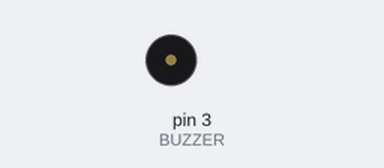
A sketch run on a simulated Arduino Uno, built with avr-gcc and run on an emulated ATmega328P. On the bench: buzzer (waves = sounding). What the sketch prints to the serial monitor is not drawn.

Above: at 1.3 s.
At 5.03 s:
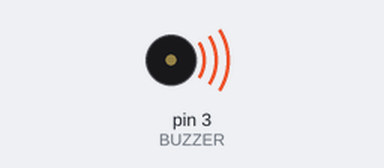
Timing chart, 0 to 5.5 s (numbered marks = the images above):
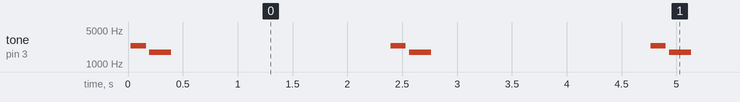

The sketch:

buzzer_test.ino
```cpp
/*
 * Passive buzzer test — pin 3
 * ---------------------------
 * Plays the POS / card-terminal "payment accepted" chime on a loop: a two-tone
 * "dee-doo". A PASSIVE buzzer (piezo) has no oscillator of its own, so we feed
 * it a frequency with tone() — that's what lets us pick the two pitches.
 *
 * Wiring:
 *   Buzzer (+)  ->  D3
 *   Buzzer (-)  ->  GND
 *
 * Open Serial Monitor @ 9600 baud to follow along.
 */

#define BUZZER 3

// Two notes: "dee" (higher) then "doo" (lower) = the classic descending chime.
// For a rising "approved!" feel instead, just swap these two values.
#define NOTE_DEE 2349  // D7
#define NOTE_DOO 1760  // A6

// Play one frequency for `durMs`, then a short gap.
void note(int freq, int durMs, int gapMs) {
  tone(BUZZER, freq, durMs);
  delay(durMs + gapMs);  // tone() is non-blocking, so wait it out ourselves
}

// "dee-doo" payment chime.
void paymentChime() {
  note(NOTE_DEE, 140, 30);
  note(NOTE_DOO, 200, 0);
  noTone(BUZZER);
}

void setup() {
  Serial.begin(9600);
  pinMode(BUZZER, OUTPUT);
  Serial.println("Passive buzzer test on pin 3 — listen for the 'dee-doo'.");
}

void loop() {
  Serial.println("dee-doo (payment accepted)");
  paymentChime();
  delay(2000);  // pause, then chime again so you can judge the sound
}
```

Measured:
- by itself, tone on pin 3 (BUZZER): repeats every 2.4 s: silent 0.03 s, 1760 Hz 0.20 s, silent 2.0 s, 2349 Hz 0.14 s
